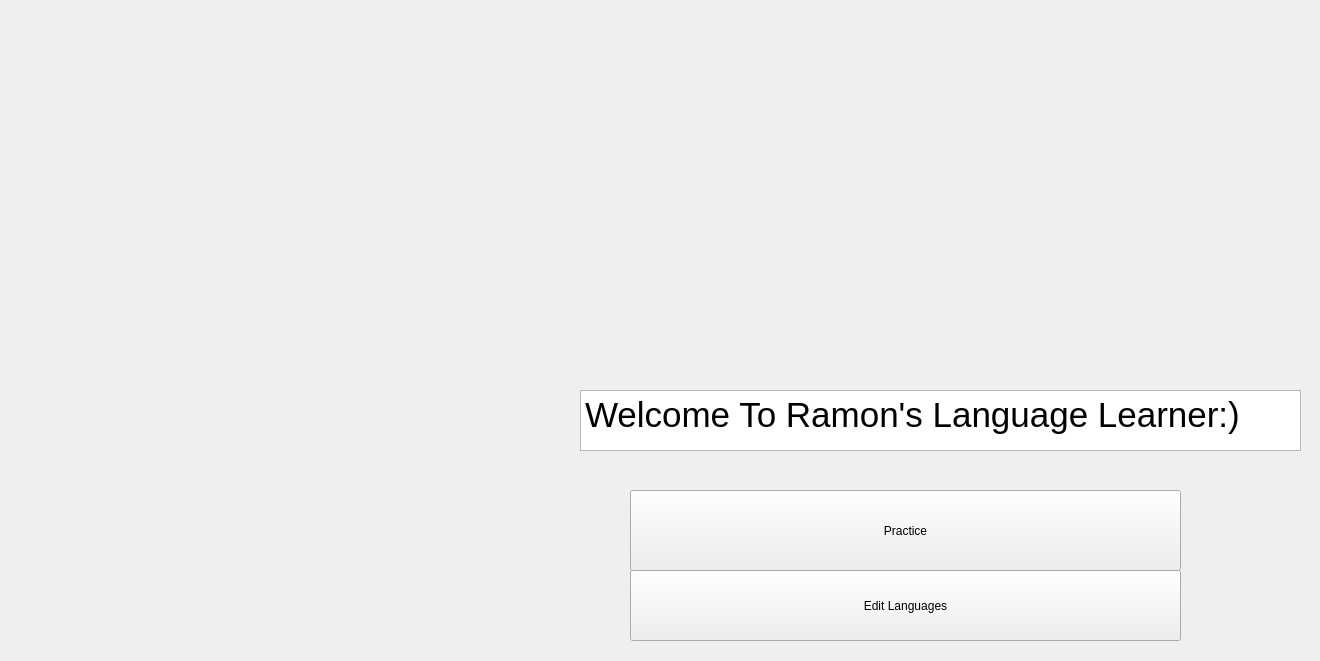
<?xml version="1.0" encoding="UTF-8"?>
<ui version="4.0">
 <class>User</class>
 <widget class="QWidget" name="User">
  <property name="geometry">
   <rect>
    <x>0</x>
    <y>0</y>
    <width>1320</width>
    <height>661</height>
   </rect>
  </property>
  <property name="windowTitle">
   <string>Form</string>
  </property>
  <widget class="QPushButton" name="editLanguages">
   <property name="geometry">
    <rect>
     <x>630</x>
     <y>570</y>
     <width>551</width>
     <height>71</height>
    </rect>
   </property>
   <property name="text">
    <string>Edit Languages</string>
   </property>
  </widget>
  <widget class="QPushButton" name="practice">
   <property name="geometry">
    <rect>
     <x>630</x>
     <y>490</y>
     <width>551</width>
     <height>81</height>
    </rect>
   </property>
   <property name="text">
    <string>Practice</string>
   </property>
  </widget>
  <widget class="QTextBrowser" name="textBrowser">
   <property name="geometry">
    <rect>
     <x>580</x>
     <y>390</y>
     <width>721</width>
     <height>61</height>
    </rect>
   </property>
   <property name="html">
    <string>&lt;!DOCTYPE HTML PUBLIC &quot;-//W3C//DTD HTML 4.0//EN&quot; &quot;http://www.w3.org/TR/REC-html40/strict.dtd&quot;&gt;
&lt;html&gt;&lt;head&gt;&lt;meta name=&quot;qrichtext&quot; content=&quot;1&quot; /&gt;&lt;style type=&quot;text/css&quot;&gt;
p, li { white-space: pre-wrap; }
&lt;/style&gt;&lt;/head&gt;&lt;body style=&quot; font-family:'MS Shell Dlg 2'; font-size:8.25pt; font-weight:400; font-style:normal;&quot;&gt;
&lt;p style=&quot; margin-top:0px; margin-bottom:0px; margin-left:0px; margin-right:0px; -qt-block-indent:0; text-indent:0px;&quot;&gt;&lt;span style=&quot; font-size:26pt;&quot;&gt;Welcome To Ramon's Language Learner:)&lt;/span&gt;&lt;/p&gt;&lt;/body&gt;&lt;/html&gt;</string>
   </property>
  </widget>
 </widget>
 <resources/>
 <connections/>
</ui>
